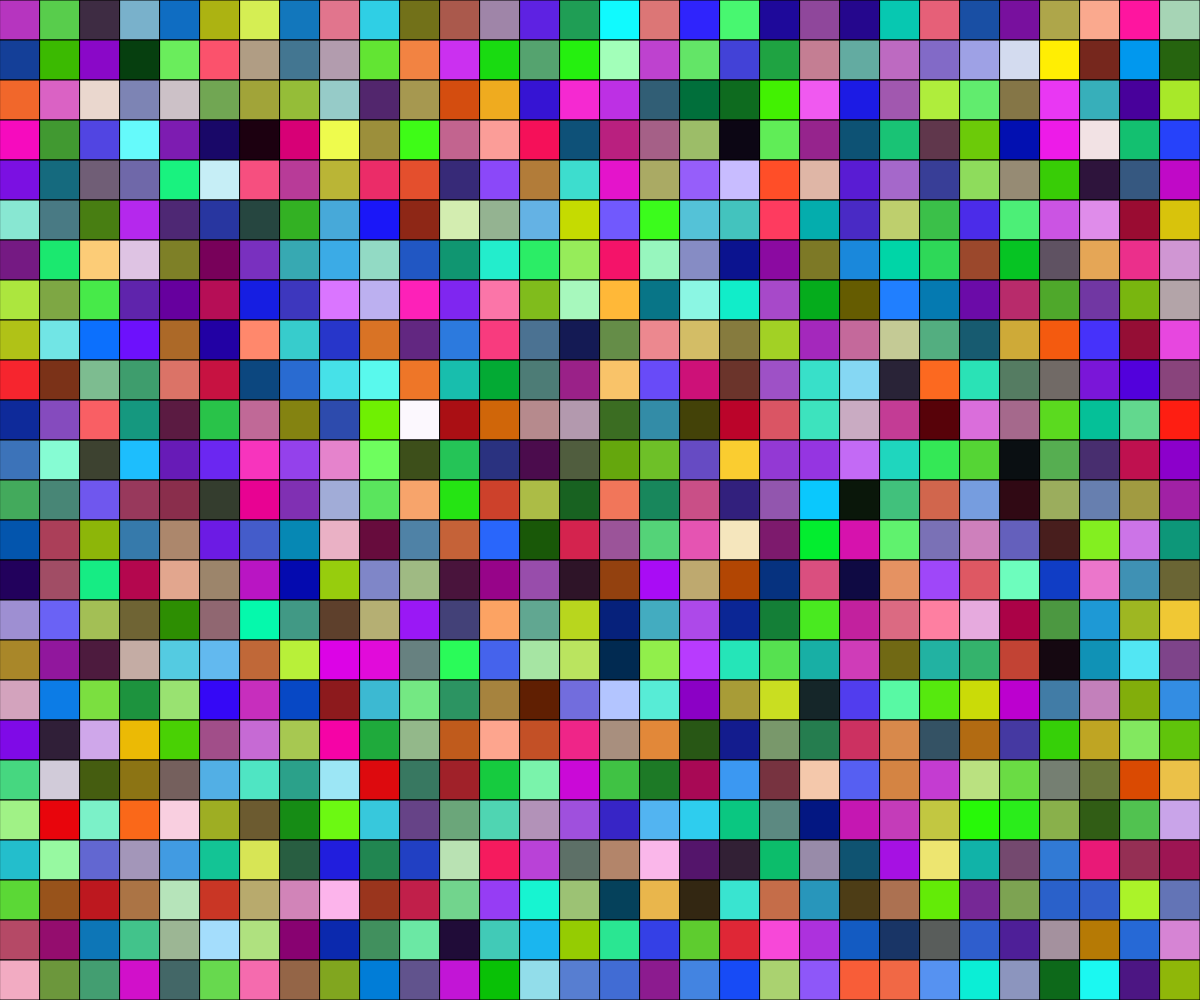
Frame 1 (no input)
Frame 60 (no input): identical to frame 1, image omitted
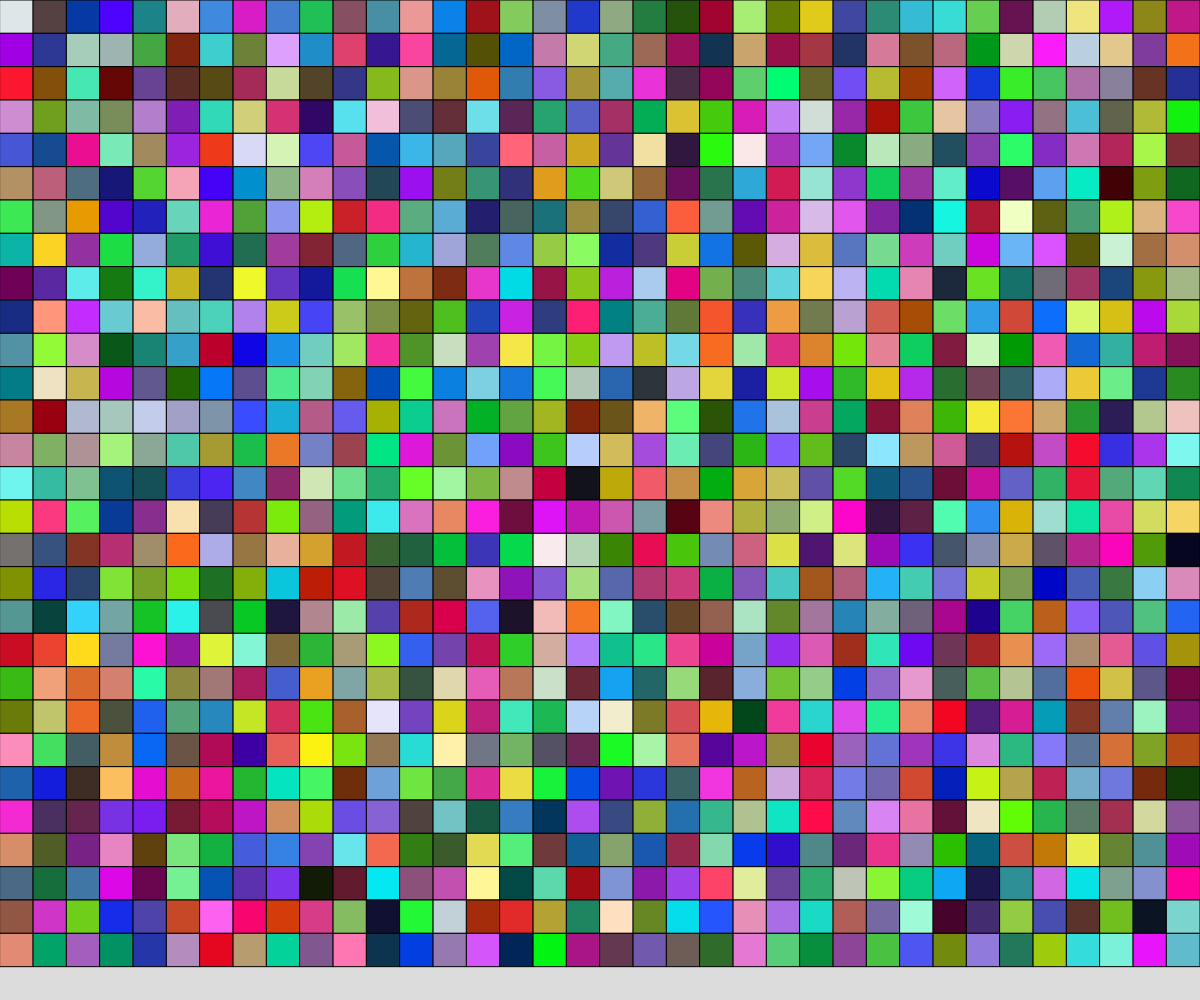
Frame 120 (the mouse pressed at the canvas centre since frame 60)

The p5.js sketch that drew these frames (run headless with seeded random() and noise() and a simulated clock; from frame 60 on, the mouse is pressed at the canvas centre):

// p5.js sketch
// ── sketch.js
// Multi-Coloured Grid
// Jeffrey Hamilton
// 06/Mar/24
//
// Extra for Experts:
// - Creates a grid of random colours, takes inputs to change size and randomize colours.
//
//-----------
// CONTROLS:
//-----------
//
// L-Click - Zooms in
// R-Click - Zooms Out
// SHIFT   - Randomizes Colours
// CTRL    - Switches Between Colour Modes

let squareSize = 40,columns,rows,xPos,yPos,colourList,rX,rY,squareColour,colourState=0;

function setup() {
  document.addEventListener("contextmenu", event => event.preventDefault())
  createCanvas(windowWidth, windowHeight);
  columns = windowWidth/squareSize;
  rows = windowHeight/squareSize;
  calculateGrid();
}

function mousePressed() {
  if(mouseButton===LEFT&&squareSize>=2) {
    squareSize/=1.2;
  } else if(mouseButton===RIGHT&&squareSize<=300) {
    squareSize*=1.2;
  }

  columns = windowWidth/squareSize;
  rows = windowHeight/squareSize;
  calculateGrid();
}

function keyPressed() {
  if(keyCode===SHIFT) {
    calculateGrid();
  }

  if(keyCode===CONTROL) {
    if(colourState===0) {
      colourState=1;
    } else if(colourState===1){
      colourState=2;
    } else {
      colourState=0;
    }
    calculateGrid();
  }

  return(false);
}

function calculateGrid() {
  xPos = []; yPos = []; colourList = [];
  for(let yCount=0; yCount<rows; yCount++) {
    for(let xCount=0; xCount<columns; xCount++) {
      if((xCount*squareSize)+squareSize<=width&&(yCount*squareSize)+squareSize<=height){
        xPos.push(xCount*squareSize);
        yPos.push(yCount*squareSize);
        if(colourState===0) {
          colourList.push([random(0,255),random(0,255),random(0,255)]); //Full Random
        } else if(colourState===1) {
          colourList.push([random(70,150),random(30,70),random(70,255)]); //Random Purple
        } else {
          colourList.push(random(0,255)); //Random Greyscale
        }
      }
    }
    
  }
  
  background(220);
  drawGrid();
}

function drawGrid() { 
  for(let i=0; i < xPos.length; i++) {
    rX = xPos[i]; rY = yPos[i]; squareColour = colourList[i];
    fill(squareColour);
    rect(rX, rY, squareSize, squareSize);
  }
}

function draw() {
}
